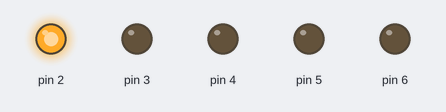
Simulated run of this sketch. Board: Arduino Uno, built with avr-gcc and run on an emulated ATmega328P. Shown: output pins drawn as LEDs (lit = HIGH).

Above: at 0.05 s.
At 0.65 s:
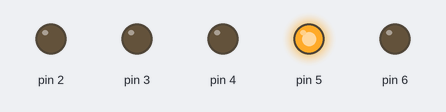
At 1.15 s:
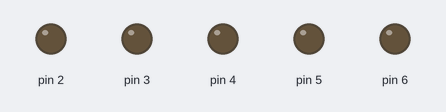
At 2.25 s:
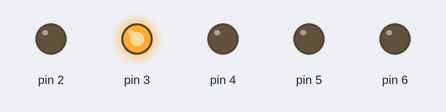
At 3.05 s:
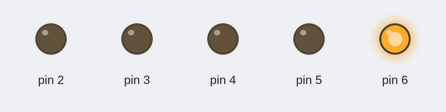
At 4.45 s:
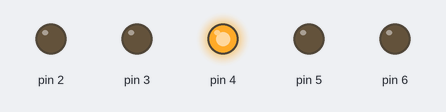
Timing chart, 0 to 4.8 s (numbered marks = the images above):
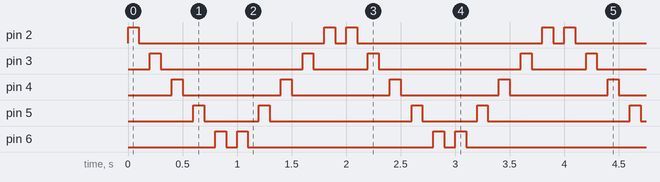

The sketch:

Experiment01.ino
```cpp
void setup() {
  // Initialize the LED pins
  pinMode(2, OUTPUT);
  pinMode(3, OUTPUT);
  pinMode(4, OUTPUT);
  pinMode(5, OUTPUT);
  pinMode(6, OUTPUT);
}

void loop() {
  // put your main code here, to run repeatedly:
  for(int i=2 ; i<=6 ; i++){
      digitalWrite(i, HIGH);  // Glowing
      delay(100);
      digitalWrite(i, LOW);   // Not Glowing
      delay(100);
  }
    for(int i=6 ; i>=2 ; i--){
      digitalWrite(i, HIGH);  // Glowing
      delay(100);
      digitalWrite(i, LOW);   // Not Glowing
      delay(100);
  }
}
```

Measured:
- by itself, pin 2: repeats every 2.0 s: LOW 1.7 s, HIGH 0.10 s, LOW 0.10 s, HIGH 0.10 s
- by itself, pin 3: repeats every 2.0 s: LOW 1.3 s, HIGH 0.10 s, LOW 0.50 s, HIGH 0.10 s
- by itself, pin 4: alternates HIGH for 0.10 s and LOW for 0.90 s
- by itself, pin 5: repeats every 2.0 s: LOW 0.50 s, HIGH 0.10 s, LOW 1.3 s, HIGH 0.10 s
- by itself, pin 6: repeats every 2.0 s: LOW 0.10 s, HIGH 0.10 s, LOW 1.7 s, HIGH 0.10 s
